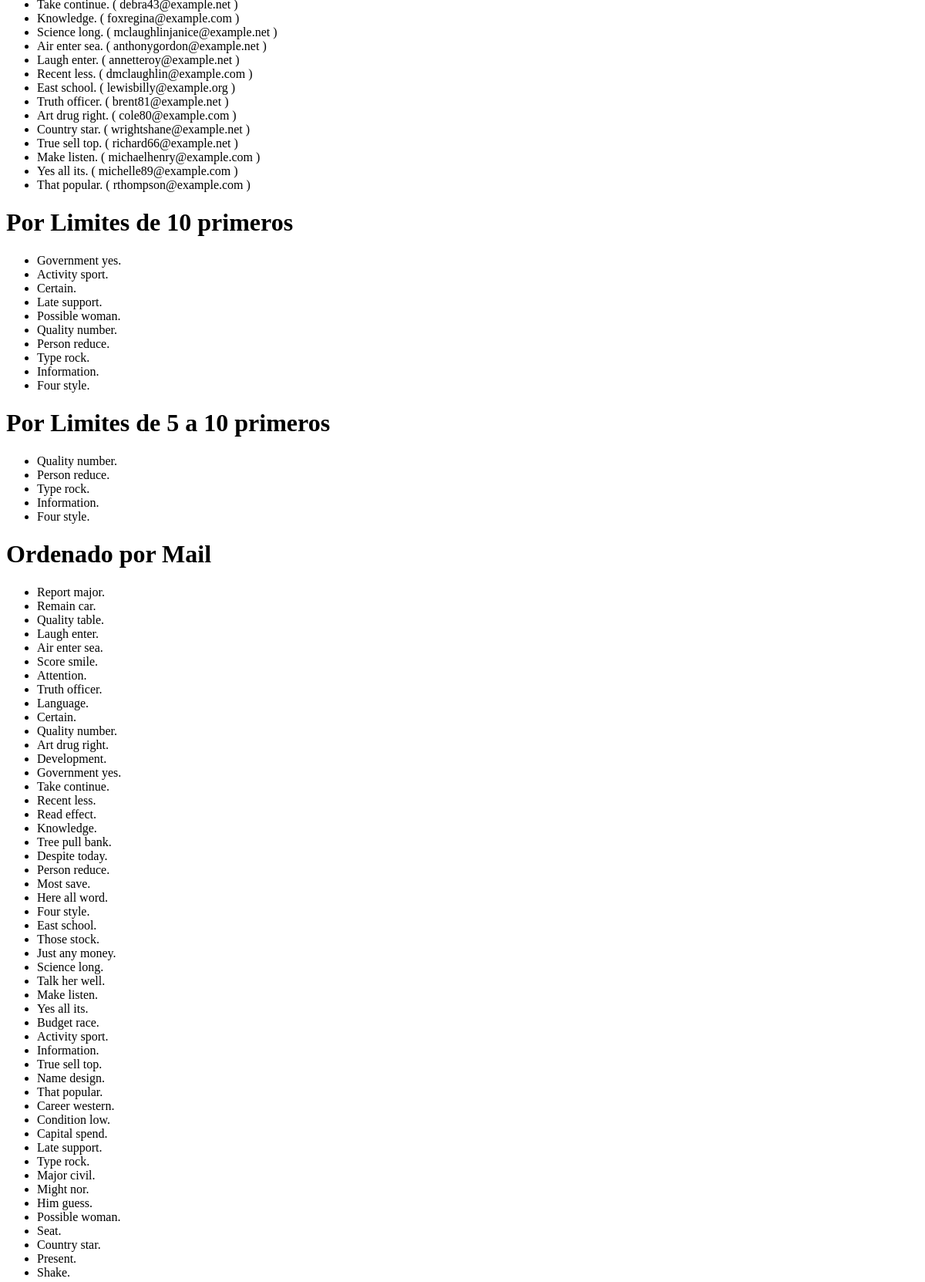
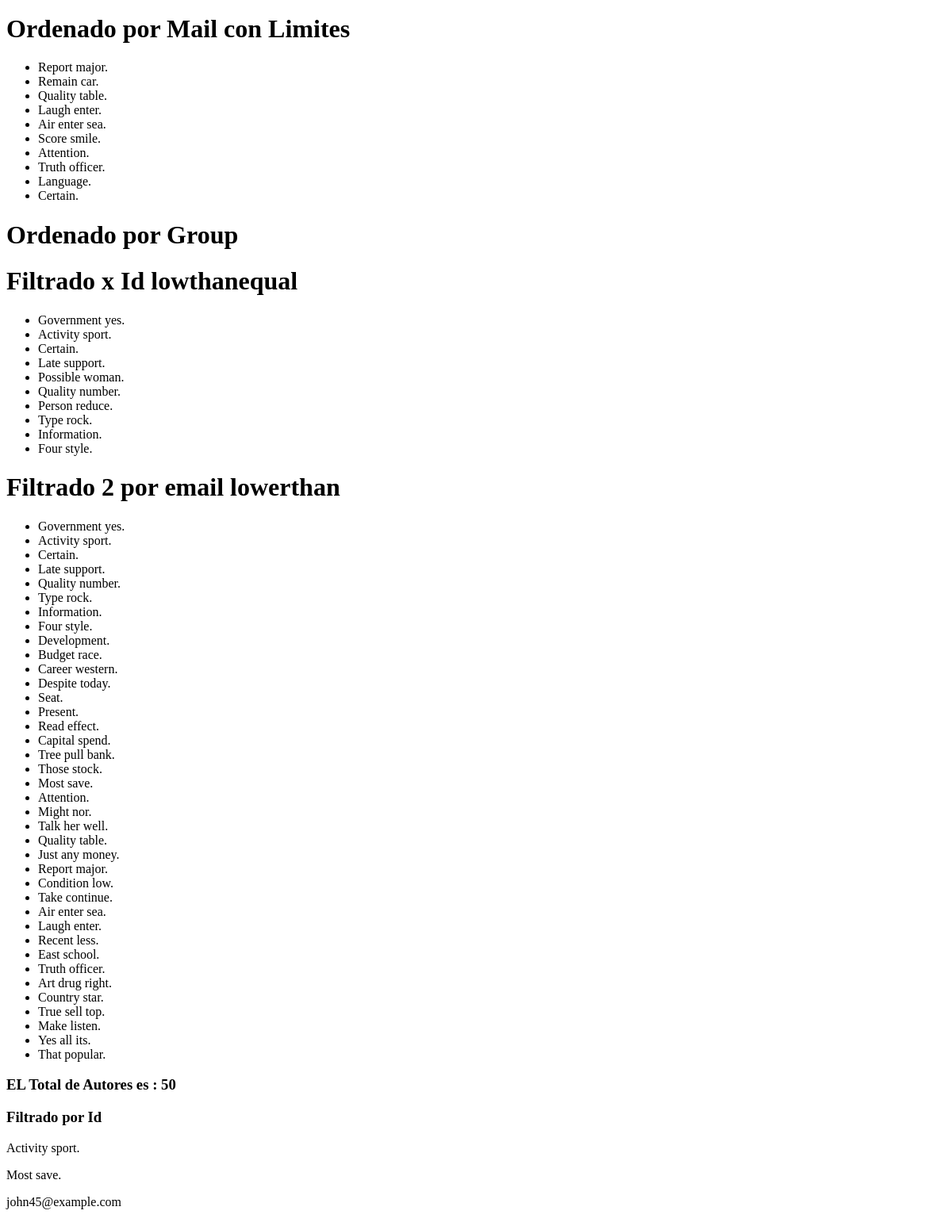
/post/queries/ (lower part), run on an earlier commit of the app's database (2 pictures, top to bottom).
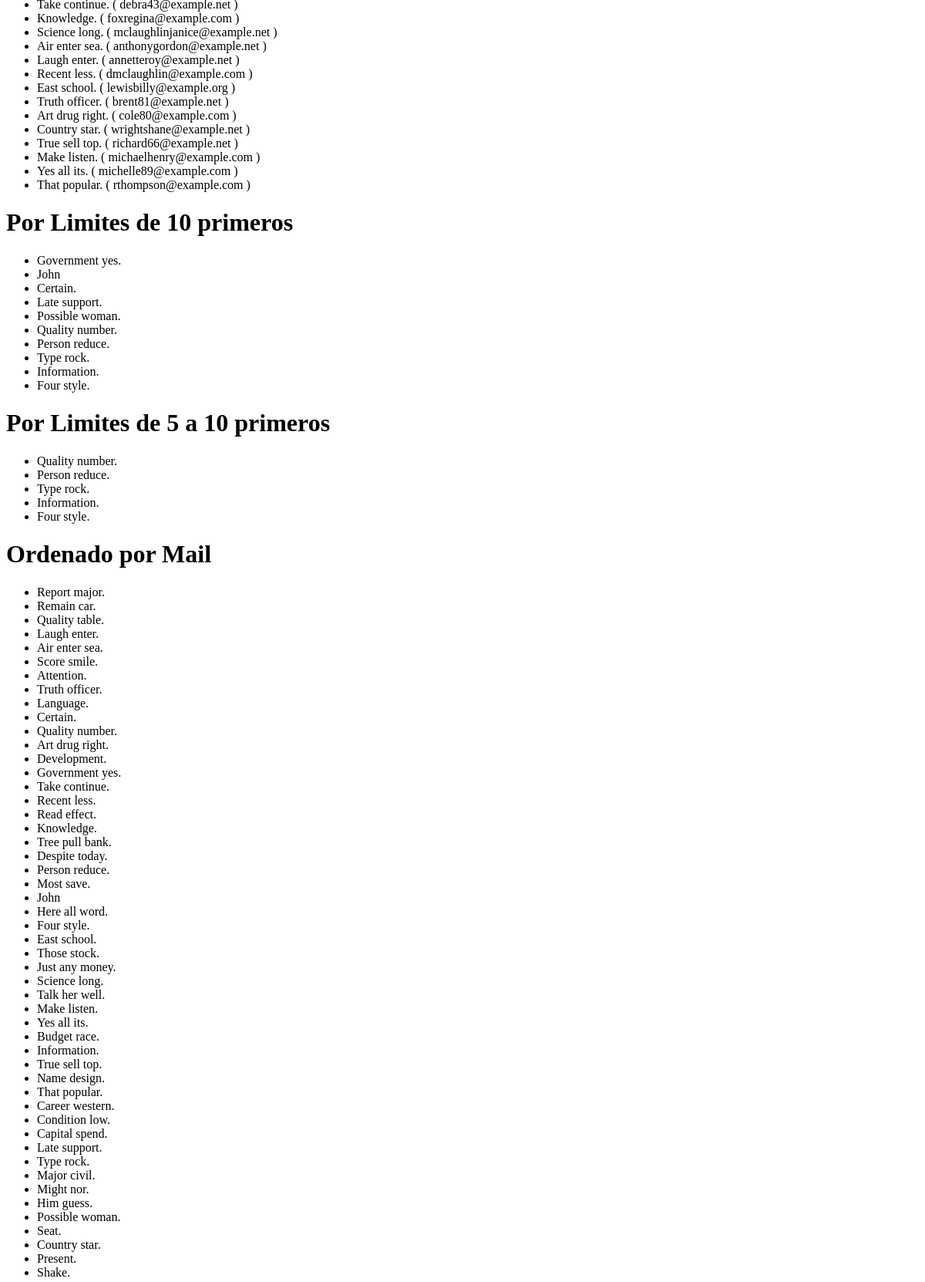
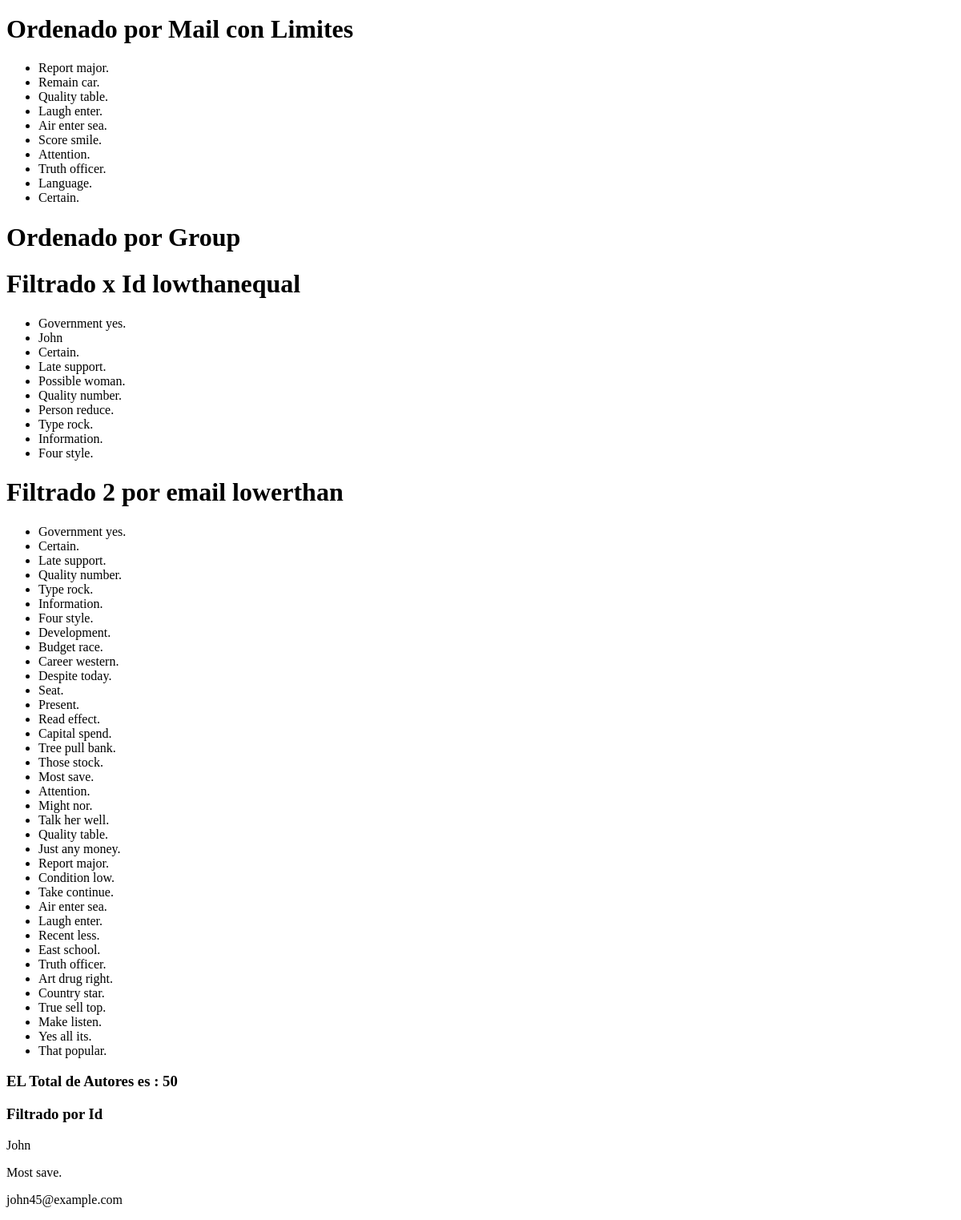
And on a later commit of the database (2 pictures, top to bottom).
### post/models.py (models this page shows)
class Author(models.Model):
      name = models.CharField(max_length=15)
      email = models.EmailField(max_length=254)
      def __str__(self):
            return self.name

### post/views.py (the view)
# urls.py: path('queries/', views.queries, name='queries'),
def queries(request):
    authors = Author.objects.all()
    author = Author.objects.get(id=2)
    author_2 = Author.objects.get(id=28)
    limits = Author.objects.all()[:10]
    offsets = Author.objects.all()[5:10]
    orders = Author.objects.all().order_by('email')
    orders_2 = Author.objects.all().order_by('email')[:10]
    filters = Author.objects.filter(id__lte=10)
    filters_2 = Author.objects.filter(name__contains="t")
    return render (request, 'post/queries.html',
        {
        'authors': authors,
        'author': author,
        'author_2': author_2,
        'limits': limits,
        'offsets': offsets,
        'orders': orders,
        'orders_2': orders_2,
        'filters': filters,
        'filters_2': filters_2
        }
        )

### post/templates/post/queries.html (shortened to what this page needs)
<!DOCTYPE html>
<html>
    <head>
        <link rel="stylesheet" href="">
    </head>
    <body>
        <ul>
           {% for authors  in authors %}
           <li>{{ authors.name }} ( {{ authors.email }} )  </li>
           {% endfor %}
        </ul>
        <h1>Por Limites de 10 primeros</h1>
        <ul>
            {% for limits  in limits %}
            <li>{{ limits}}  </li>
            {% endfor %}
         </ul>
         <h1>Por Limites de 5 a 10 primeros</h1>
         <ul>
             {% for offsets  in offsets %}
             <li>{{ offsets}}  </li>
             {% endfor %}
          </ul>
          <h1>Ordenado por Mail</h1>
          <ul>
              {% for orders  in orders %}
              <li>{{ orders}}  </li>
              {% endfor %}
           </ul>
           <h1>Ordenado por Mail con Limites</h1>
           <ul>
               {% for orders_2  in orders_2 %}
               <li>{{ orders_2}}  </li>
               {% endfor %}
           </ul>
           <h1>Ordenado por Group</h1>
           <h1>Filtrado x Id lowthanequal </h1>
           <ul>
               {% for filters  in filters %}
               <li>{{ filters}}  </li>
               {% endfor %}
           </ul>
           <h1>Filtrado 2 por email lowerthan </h1>
           <ul>
               {% for filters_2 in filters_2 %}
               <li>{{ filters_2}}  </li>
               {% endfor %}
           </ul>
        <h3>EL Total de Autores es  : {{authors|length}} </h3>
        <h3>Filtrado por Id </h3>
        <p>{{author}}</p>
        <p>{{author_2}}</p>
        <p>{{author_2.email}}</p>
    </body>
</html>

What changed in the data, as far as the page shows it:
removed Author: name "Activity sport."
added Author: name "John"
